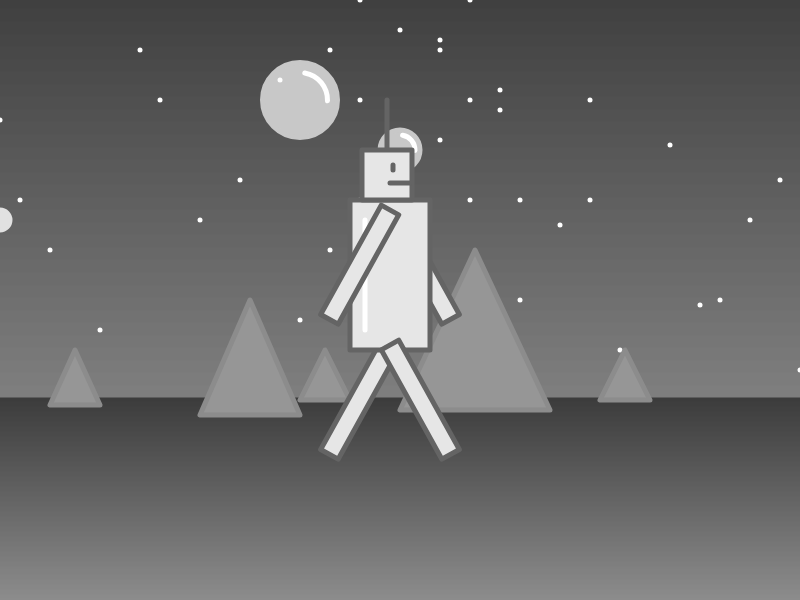
Frame 1 (no input)
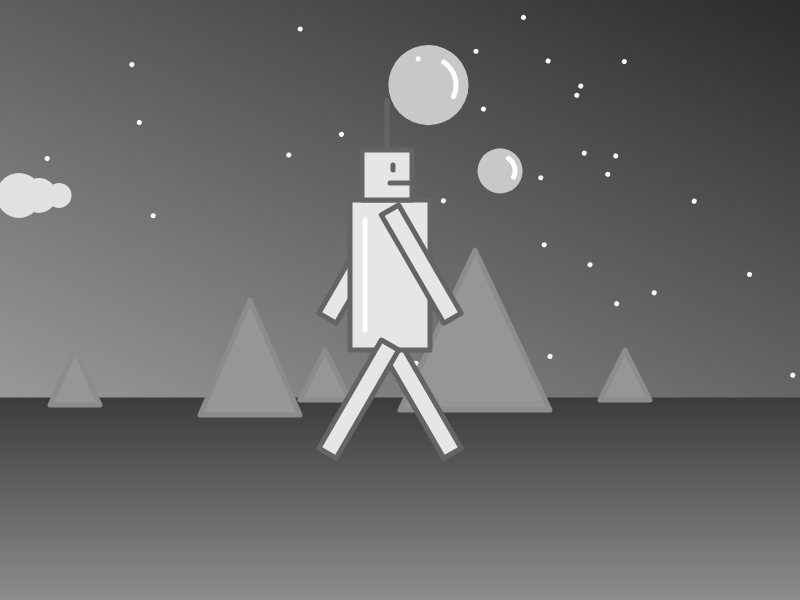
Frame 60 (no input)
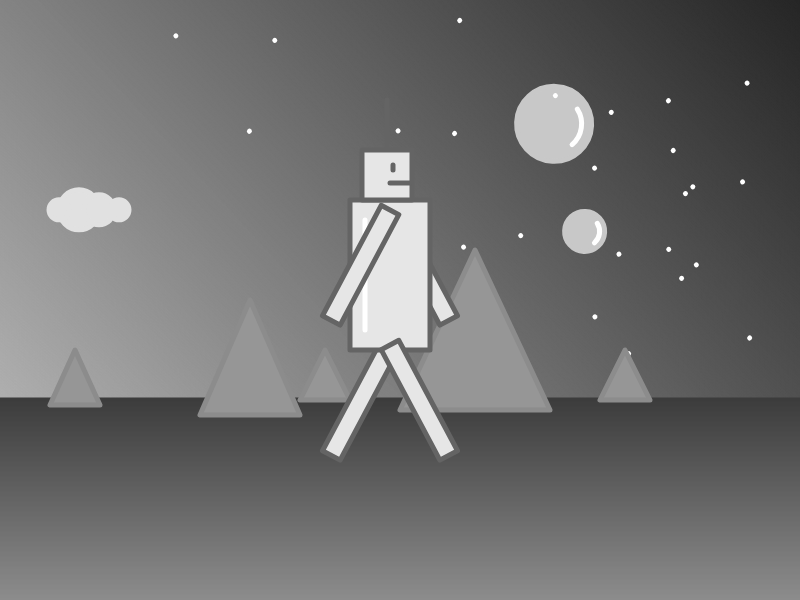
Frame 120 (the mouse pressed at the canvas centre since frame 60)

The p5.js sketch that drew these frames (run headless with seeded random() and noise() and a simulated clock; from frame 60 on, the mouse is pressed at the canvas centre):

// p5.js sketch
// ── sketch.js
//--------ROBOT QUI MARCHE

function setup() {
  createCanvas(800, 600);

  c1 = color(0,0,0);
  c2 = color(255,255,255);
  c3 = color(60,60,60);
  c4 = color(140,140,140);

  //noLoop();
}

let angleCiel = 0;
let evol = 0.4;
let evolN = 0.6;

//X Y des nuages :
let a = 0;
let b = 0;

const Y_AXIS = 1;
const X_AXIS = 2;
let c1, c2, c3, c4;

//Robot
let angleBG = 29;
let angleBD = -29;
let angleJG = -29;
let angleJD = 29;
let evolBG = 1;
let evolBD = 1;
let evolJG = 1;
let evolJD = 1;
let reflet = 0;

function draw(){

  angleMode('degrees');
  strokeWeight(5);
  strokeJoin(ROUND);

  push ();

  translate (400,400);
  rotate (angleCiel);

  function setGradient(x, y, w, h, c1, c2, axis) {
    noFill();
    if (axis === Y_AXIS) {
      for (let i = y; i <= y + h; i++) {
        let inter = map(i, y, y + h, 0, 1);
        let c = lerpColor(c1, c2, inter);
        stroke(c);
        line(x, i, x + w, i);
      }
    } else if (axis === X_AXIS) {
      for (let i = x; i <= x + w; i++) {
        let inter = map(i, x, x + w, 0, 1);
        let c = lerpColor(c1, c2, inter);
        stroke(c);
        line(i, y, i, y + h);
      }
    }
  }

  setGradient(-800, -800, 1600, 1600, c1, c2, Y_AXIS);
  
  //lunes
  stroke(200,200,200);
  fill(color(200,200,200));
  ellipse (0, -250, 40, 40);
  ellipse (-100, -300, 75, 75);
  stroke(255,255,255);
  noFill ();
  arc (0, -250, 30, 30, 280, HALF_PI);
  arc (-100, -300, 55, 55, 280, HALF_PI);

  //étoiles
  stroke(255,255,255);
  point (-420, -80);
  point (-400, -280);
  point (-380, -200);
  point (-350, -150);
  point (-300, -70);
  point (-260, -350);
  point (-240, -300);
  point (-200, -180);
  point (-160, -220);
  point (-120, -320);
  point (-100, -80);
  point (-70, -150);
  point (-40, -200);
  point (-0, -370);
  point (40, -260);
  point (70, -400);
  point (-70, -350);
  point (-40, -400);
  point (-0, -40);
  point (40, -350);
  point (70, -300);
  point (100 , -290);
  point (120, -100);
  point (-40, -300);
  point (-0, -470);
  point (40, -360);
  point (70, -200);
  point (100 , -310);
  point (120, -200);
  point (160 , -175);
  point (190 , -200);
  point (190 , -300);
  point (220 , -50);
  point (270 , -255);
  point (300, -95);
  point (320,-100 );
  point (350, -180);
  point (380, -220);
  point (400, -30);
  point (420, -160);

  //soleil
  stroke (255,255,255);
  fill(color(255,255,255))
  ellipse (0, 275, 75, 75);
  ellipse (100, 300, 30, 30);

  //tour du soleil grand
  strokeWeight(2);
  noFill();
  arc (0, 275, 95, 95, 20, 120);
  arc (0, 275, 95, 95, 220, 350);
  arc (0, 275, 110, 110, 0, 180);
  arc (0, 275, 110, 110, 170, 280);
  arc (0, 275, 125, 125, 70,170);
  arc (0, 275, 125, 125, 200,300);
  arc (0, 275, 125, 125, -20,40);
  
  //tour du soleil petit
  arc (100, 300, 45, 45, 20, 110);
  arc (100, 300, 45, 45, 220, 340);
  arc (100, 300, 60, 60, 0, 170);
  arc (100, 300, 60, 60, 170, 260);
  arc (100, 300, 75, 75, 70, 160);
  arc (100, 300, 75, 75, 200, 290);
  arc (100, 300, 75, 75, -20, 30);

  pop ();

  angleCiel += evol;

  //nuages

  stroke (225,225,225);
  fill(color(225,225,225))

  ellipse (-1500+a, 300+2.5*b, 40, 40);
  ellipse (-1530+a, 300+2.5*b, 20, 20);
  ellipse (-1480+a, 300+2.5*b, 20, 20);
  ellipse (-1510+a, 300+2.5*b, 30, 30);

  ellipse (-1000+a, 200-2*b, 40, 40);
  ellipse (-1030+a, 200-2*b, 20, 20);
  ellipse (-980+a, 200-2*b, 20, 20);
  ellipse (-1010+a, 200-2*b, 30, 30);
  
  ellipse (-640+a, 300+2*b, 40, 40);
  ellipse (-600+a, 300+2*b, 20, 20);
  ellipse (-660+a, 300+2*b, 20, 20);
  ellipse (-620+a, 300+2*b, 30, 30);
  
  ellipse (-540+a, 175-b, 40, 40);
  ellipse (-500+a, 175-b, 20, 20);
  ellipse (-560+a, 175-b, 20, 20);
  ellipse (-520+a, 175-b, 30, 30);

  ellipse (-240+a, 175+1.5*b, 40, 40);
  ellipse (-200+a, 175+1.5*b, 20, 20);
  ellipse (-260+a, 175+1.5*b, 20, 20);
  ellipse (-220+a, 175+1.5*b, 30, 30);

  ellipse (-40+a, 220-b, 40, 40);
  ellipse (-0+a, 220-b, 20, 20);
  ellipse (-60+a, 220-b, 20, 20);
  ellipse (-20+a, 220-b, 30, 30);

  a += 1;
  if(a>1955){
    a = 0;
  }

  b += evolN;
  if(b>30){
    evolN = -evolN;
  } else if (b<0){
    evolN = -evolN;
  }

  
  //sol
  stroke(127,127,127);
  //fill(color(127,127,127));
  setGradient(0, 400, 800, 200, c3, c4, Y_AXIS);

  //montagnes
  stroke(140,140,140);
  strokeWeight(5);
  fill(color(150,150,150));
  triangle(50,405, 100, 405, 75, 350);
  triangle(200,415, 300, 415, 250, 300);
  triangle(300,400, 350, 400, 325, 350);
  triangle(400,410, 550, 410, 475, 250);
  triangle(600,400, 650, 400, 625, 350);

  //ROBOT
  stroke(100,100,100);
  fill(color(230,230,230));
  //bras gauche
  push ();
  translate(390,210);
  rotate(-angleBG);
  rect(-10,0,20,125);
  pop ();

  //jambe gauche
  push ();
  translate(390,345);
  rotate(-angleJG);
  rect(-10,0,20,125);
  pop ();

  //corps

  rect(350,200,80,150);
  line (387,150, 387, 100);
  arc (387, 150, 50, 50,PI, PI);
  rect(362,150,50,50);
  line (390, 183, 410, 183);
  line (393, 165, 393, 170);
  stroke(color(255,255,255));
  line (365+reflet, 220, 365+reflet, 330);

  reflet += 0.1;
  if(reflet>315){
    reflet -= 0.1;
  } else if (reflet<365){
    reflet -= 0.1;
  }

  stroke(100,100,100);
  //bras droit
  push ();
  translate(390,210);
  rotate(-angleBD);
  rect(-10,0,20,125);
  pop ();

  //jambes droit
  push ();
  translate(390, 345);
  rotate(-angleJD);
  rect(-10,0,20,125);


  


  pop ();


  //bras gauche

  angleBG -= evolBG;
  if(angleBG>30){
    evolBG = -evolBG;
  } else if (angleBG<-30){
    evolBG = -evolBG;
  }

  //Jambe gauche

  angleJG += evolJG;
  if(angleJG>30){
    evolJG = -evolJG;
  } else if (angleJG<-30){
    evolJG = -evolJG;
  }
  
  //bras droit

  angleBD += evolBD;

  if(angleBD>30){
    evolBD = -evolBD;
  } else if (angleBD<-30){
    evolBD = -evolBD;
  }

  //jambes droite

  angleJD -= evolJD;
  console.log(angleJD);
  if(angleJD>30){
    evolJD = -evolJD;
  } else if (angleJD<-30){
    evolJD = -evolJD;
  }

}
